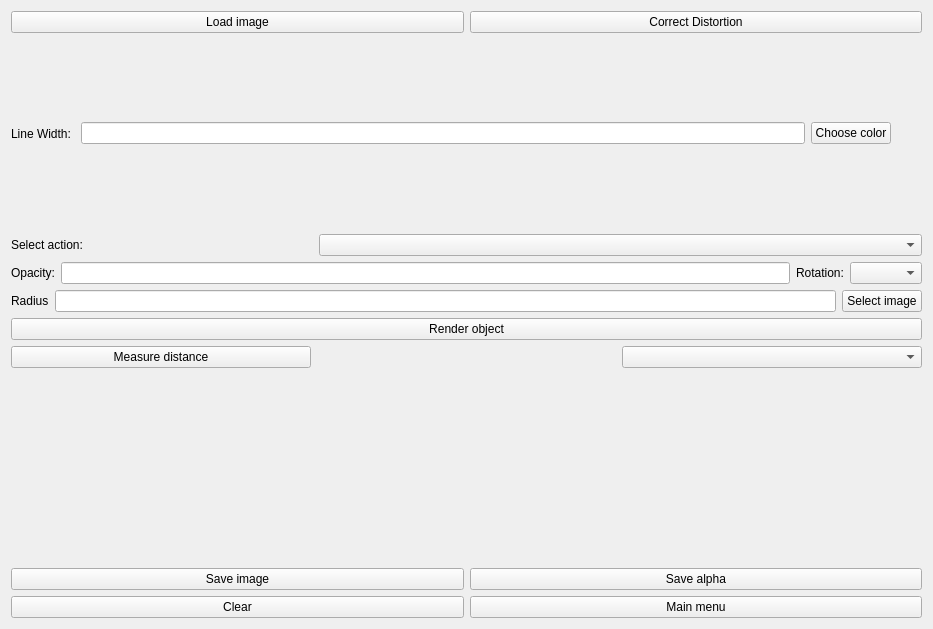
<?xml version="1.0" encoding="UTF-8"?>
<ui version="4.0">
 <class>drawingForm</class>
 <widget class="QWidget" name="drawingForm">
  <property name="geometry">
   <rect>
    <x>0</x>
    <y>0</y>
    <width>933</width>
    <height>629</height>
   </rect>
  </property>
  <property name="windowTitle">
   <string>Form</string>
  </property>
  <layout class="QVBoxLayout" name="verticalLayout_2">
   <item>
    <layout class="QHBoxLayout" name="horizontalLayout" stretch="8,2">
     <item>
      <layout class="QHBoxLayout" name="imageLayout"/>
     </item>
     <item>
      <layout class="QVBoxLayout" name="verticalLayout">
       <item>
        <layout class="QHBoxLayout" name="horizontalLayout_9">
         <item>
          <widget class="QPushButton" name="loadImageButton">
           <property name="text">
            <string>Load image</string>
           </property>
          </widget>
         </item>
         <item>
          <widget class="QPushButton" name="correctDistortionButton">
           <property name="text">
            <string>Correct Distortion</string>
           </property>
          </widget>
         </item>
        </layout>
       </item>
       <item>
        <layout class="QHBoxLayout" name="horizontalLayout_4">
         <item>
          <widget class="QLabel" name="lineWidthLabel">
           <property name="text">
            <string>Line Width: </string>
           </property>
          </widget>
         </item>
         <item>
          <widget class="QLineEdit" name="lineWidthEdit"/>
         </item>
         <item>
          <widget class="QPushButton" name="setColorButton">
           <property name="text">
            <string>Choose color</string>
           </property>
          </widget>
         </item>
         <item>
          <widget class="QLabel" name="colorLabel">
           <property name="minimumSize">
            <size>
             <width>25</width>
             <height>25</height>
            </size>
           </property>
           <property name="text">
            <string/>
           </property>
          </widget>
         </item>
        </layout>
       </item>
       <item>
        <layout class="QHBoxLayout" name="horizontalLayout_6" stretch="1,2">
         <item>
          <widget class="QLabel" name="actionLabel">
           <property name="text">
            <string>Select action: </string>
           </property>
          </widget>
         </item>
         <item>
          <widget class="QComboBox" name="objectSelectorComboBox"/>
         </item>
        </layout>
       </item>
       <item>
        <layout class="QHBoxLayout" name="alphaLayout" stretch="0,1,0,0">
         <item>
          <widget class="QLabel" name="alphaLabel">
           <property name="text">
            <string>Opacity:</string>
           </property>
          </widget>
         </item>
         <item>
          <widget class="QLineEdit" name="alphaLineEdit"/>
         </item>
         <item>
          <widget class="QLabel" name="rotationLabel">
           <property name="text">
            <string>Rotation:</string>
           </property>
          </widget>
         </item>
         <item>
          <widget class="QComboBox" name="rotationComboBox"/>
         </item>
        </layout>
       </item>
       <item>
        <layout class="QHBoxLayout" name="horizontalLayout_3">
         <item>
          <widget class="QLabel" name="radiusLabel">
           <property name="text">
            <string>Radius</string>
           </property>
          </widget>
         </item>
         <item>
          <widget class="QLineEdit" name="radiusLineEdit"/>
         </item>
         <item>
          <widget class="QPushButton" name="insertImageButton">
           <property name="text">
            <string>Select image</string>
           </property>
          </widget>
         </item>
        </layout>
       </item>
       <item>
        <widget class="QPushButton" name="renderButton">
         <property name="text">
          <string>Render object</string>
         </property>
        </widget>
       </item>
       <item>
        <layout class="QHBoxLayout" name="horizontalLayout_5">
         <item>
          <widget class="QPushButton" name="measureDistanceButton">
           <property name="text">
            <string>Measure distance</string>
           </property>
          </widget>
         </item>
         <item>
          <widget class="QLabel" name="measureDistanceLabel">
           <property name="text">
            <string/>
           </property>
          </widget>
         </item>
         <item>
          <widget class="QComboBox" name="distanceUnitsComboBox"/>
         </item>
        </layout>
       </item>
       <item>
        <layout class="QHBoxLayout" name="tableLable"/>
       </item>
       <item>
        <widget class="QLabel" name="statusLabel">
         <property name="text">
          <string/>
         </property>
        </widget>
       </item>
       <item>
        <layout class="QHBoxLayout" name="horizontalLayout_2">
         <item>
          <widget class="QPushButton" name="saveImageButton">
           <property name="text">
            <string>Save image</string>
           </property>
          </widget>
         </item>
         <item>
          <widget class="QPushButton" name="saveAlphaButton">
           <property name="text">
            <string>Save alpha</string>
           </property>
          </widget>
         </item>
        </layout>
       </item>
       <item>
        <layout class="QHBoxLayout" name="horizontalLayout_10">
         <item>
          <widget class="QPushButton" name="clearButton">
           <property name="text">
            <string>Clear</string>
           </property>
          </widget>
         </item>
         <item>
          <widget class="QPushButton" name="menuButton">
           <property name="text">
            <string>Main menu</string>
           </property>
          </widget>
         </item>
        </layout>
       </item>
      </layout>
     </item>
    </layout>
   </item>
  </layout>
 </widget>
 <resources/>
 <connections/>
</ui>
